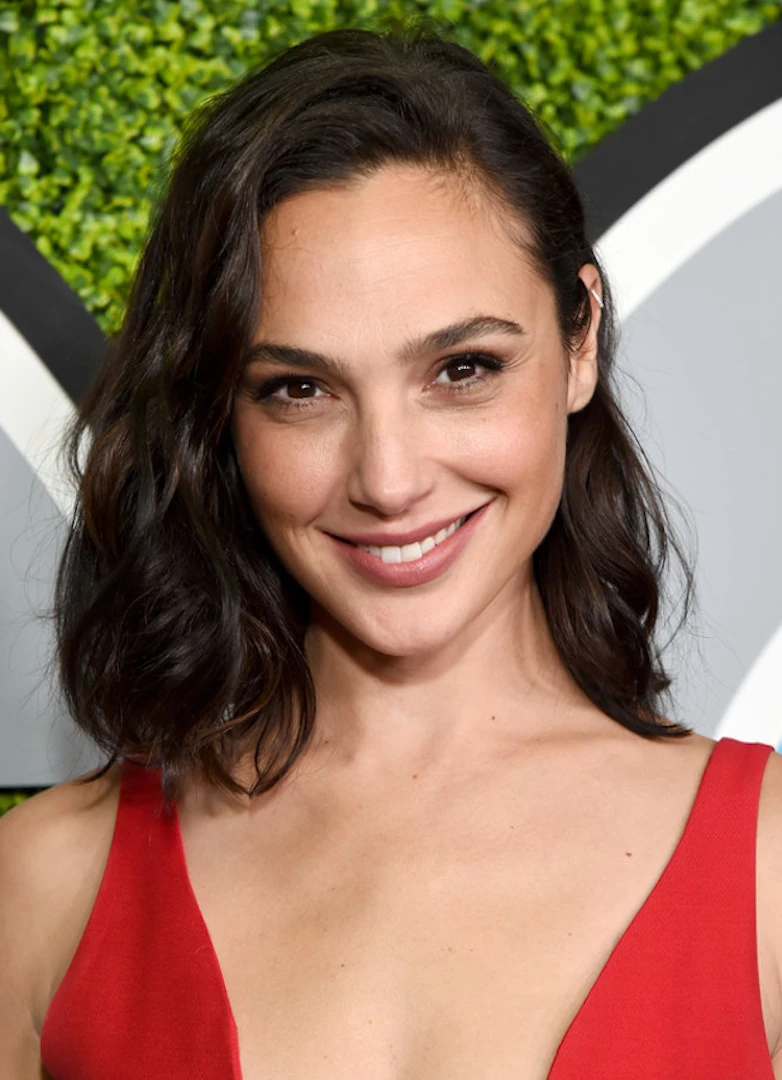
#> input picture images/galgadot.jpg, 782 x 1080 px
$ python DetectGlasses2.py
#> lines starting #> are read from the running program, lines starting #| are printed output that depends on the picture; after the words box and inside, x2 and y2 are one past the last pixel; in counts of white or black regions, pixels touching at a corner belong together
#> further down, image is the input picture: shape (1080, 782, 3); mean B, G, R 92.8, 114.3, 148.6
# MIT License
# Copyright (c) 2024 Ruth Torres Gallego
#
# Permission is hereby granted, free of charge, to any person obtaining a copy
# of this software and associated documentation files (the "Software"), to deal
# in the Software without restriction, including without limitation the rights
# to use, copy, modify, merge, publish, distribute, sublicense, and/or sell
# copies of the Software, and to permit persons to whom the Software is
# furnished to do so, subject to the following conditions:
#
# The above copyright notice and this permission notice shall be included in all
# copies or substantial portions of the Software.
#
# THE SOFTWARE IS PROVIDED "AS IS", WITHOUT WARRANTY OF ANY KIND, EXPRESS OR
# IMPLIED, INCLUDING BUT NOT LIMITED TO THE WARRANTIES OF MERCHANTABILITY,
# FITNESS FOR A PARTICULAR PURPOSE AND NONINFRINGEMENT. IN NO EVENT SHALL THE
# AUTHORS OR COPYRIGHT HOLDERS BE LIABLE FOR ANY CLAIM, DAMAGES OR OTHER
# LIABILITY, WHETHER IN AN ACTION OF CONTRACT, TORT OR OTHERWISE, ARISING FROM,
# OUT OF OR IN CONNECTION WITH THE SOFTWARE OR THE USE OR OTHER DEALINGS IN THE
# SOFTWARE.

import cv2

# Cargar los clasificadores Haarcascade para la detección de caras y gafas
face_cascade = cv2.CascadeClassifier(cv2.data.haarcascades + 'haarcascade_frontalface_default.xml')
glasses_cascade = cv2.CascadeClassifier(cv2.data.haarcascades + 'haarcascade_eye_tree_eyeglasses.xml')

color = (0, 255, 255)
grosor = 2

def detect_glasses(image):
    gray = cv2.cvtColor(image, cv2.COLOR_BGR2GRAY)
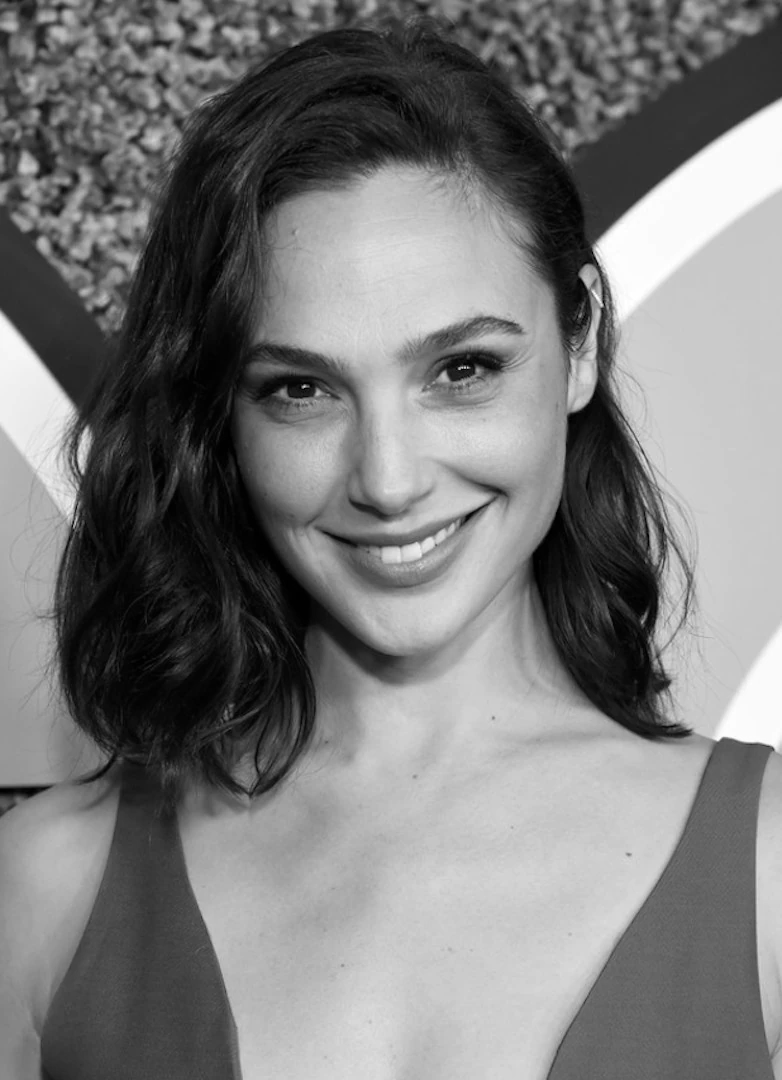
#> gray: shape (1080, 782); min 0, max 255, mean 122.1
    faces = face_cascade.detectMultiScale(gray, 1.3, 5)
#> faces = [[15, 814, 89, 89], [168, 207, 441, 441]]
    for (x, y, w, h) in faces:
        roi_gray = gray[y:y+h, x:x+w]
        roi_color = image[y:y+h, x:x+w]
        glasses = glasses_cascade.detectMultiScale(roi_gray)

        # Dibujar círculos en los ojos
        for (x1, y1, ancho1, alto1) in faces:
            radio = int((ancho1 + alto1)/4)
            cv2.circle(image, (x1 + x + radio, y1 + y + radio), radio, color, grosor)
        if len(glasses) >= 1:
            return "La persona lleva gafas"
#> this loop made 2 passes
#> (x, y, w, h, glasses) on pass 2: (168, 207, 441, 441, [[90, 148, 75, 75], [256, 126, 79, 79], [230, 97, 138, 138]])
#> pass 1, in detect_glasses, `roi_gray = gray[y:y+h, x:x+w]`:
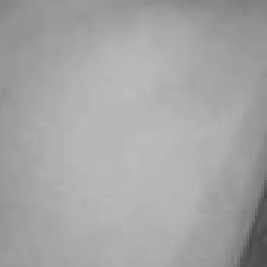
#> roi_gray: shape (89, 89) (shown 3 times larger); min 72, max 188, mean 164.8
#> pass 1, in detect_glasses, `roi_color = image[y:y+h, x:x+w]`:
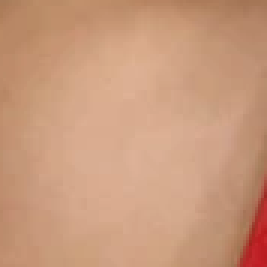
#> roi_color: shape (89, 89, 3) (shown 3 times larger); mean B, G, R 124.2, 153.9, 201.6
#> pass 2, in detect_glasses, `roi_gray = gray[y:y+h, x:x+w]`:
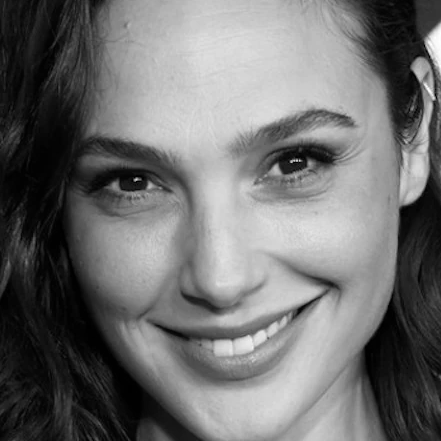
#> roi_gray: shape (441, 441); min 0, max 255, mean 111.3
#> pass 2, in detect_glasses, `roi_color = image[y:y+h, x:x+w]`:
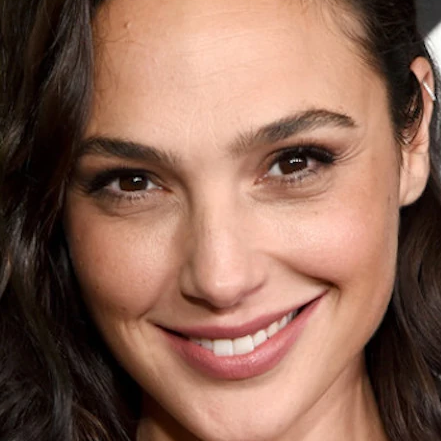
#> roi_color: shape (441, 441, 3); mean B, G, R 85.6, 101.9, 139.6
#> after the loop:
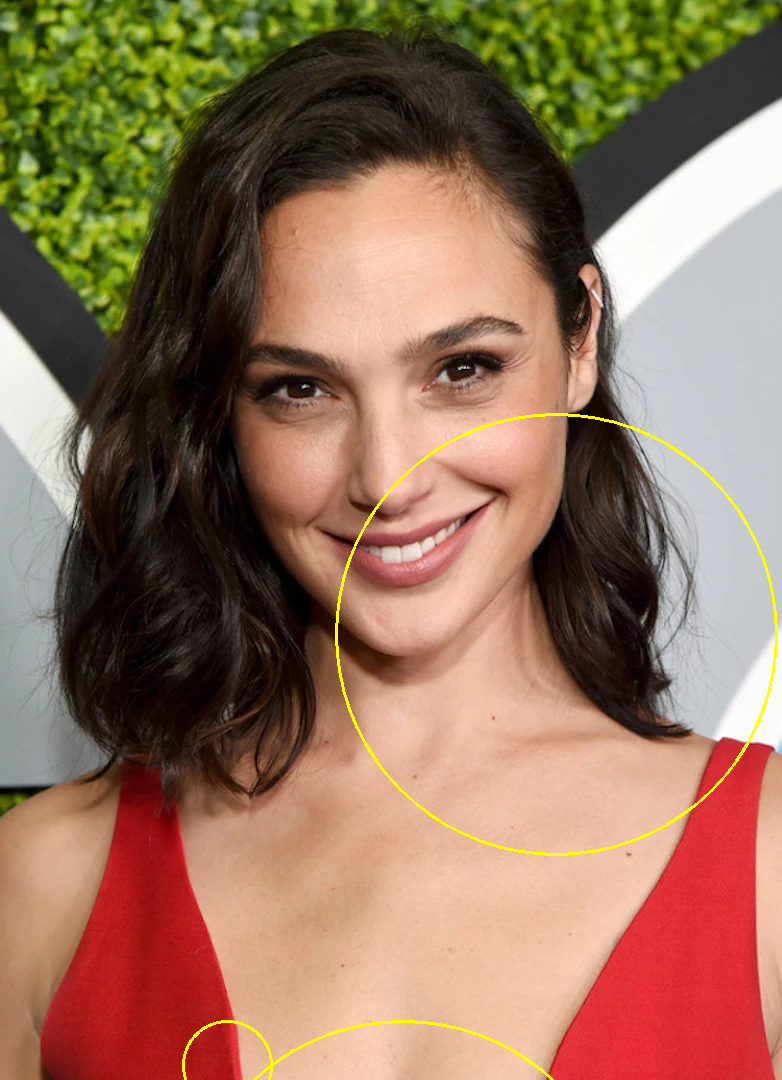
#> image: shape (1080, 782, 3); 0.64% of pixels changed, all inside (x1, y1, x2, y2) = (182, 413, 778, 1080)
    return "La persona no lleva gafas"

# Cargar la imagen
image_path = '../images/galgadot.jpg'  # Asegúrate de que esta ruta sea correcta
image = cv2.imread(image_path)

# Verificar si la imagen se ha cargado correctamente
if image is None:
    raise ValueError(f"Error al cargar la imagen desde la ruta: {image_path}")

# Detectar si la persona lleva gafas
result = detect_glasses(image)
#> result = 'La persona lleva gafas'
print(result)
#| La persona lleva gafas

# Mostrar la imagen con las detecciones
cv2.imshow('Glasses Detection', image)
cv2.waitKey(0)
cv2.destroyAllWindows()
